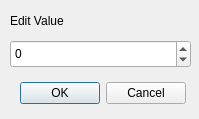
<?xml version="1.0" encoding="UTF-8"?>
<ui version="4.0">
 <class>Dialog</class>
 <widget class="QDialog" name="Dialog">
  <property name="geometry">
   <rect>
    <x>0</x>
    <y>0</y>
    <width>199</width>
    <height>119</height>
   </rect>
  </property>
  <property name="minimumSize">
   <size>
    <width>199</width>
    <height>119</height>
   </size>
  </property>
  <property name="maximumSize">
   <size>
    <width>199</width>
    <height>119</height>
   </size>
  </property>
  <property name="windowTitle">
   <string>Edit Property</string>
  </property>
  <widget class="QLabel" name="editPropertyLabel">
   <property name="geometry">
    <rect>
     <x>10</x>
     <y>10</y>
     <width>121</width>
     <height>21</height>
    </rect>
   </property>
   <property name="text">
    <string>Edit Value</string>
   </property>
  </widget>
  <widget class="QDialogButtonBox" name="buttonBox">
   <property name="geometry">
    <rect>
     <x>20</x>
     <y>80</y>
     <width>166</width>
     <height>27</height>
    </rect>
   </property>
   <property name="standardButtons">
    <set>QDialogButtonBox::Cancel|QDialogButtonBox::Ok</set>
   </property>
  </widget>
  <widget class="QSpinBox" name="editBox">
   <property name="geometry">
    <rect>
     <x>10</x>
     <y>40</y>
     <width>181</width>
     <height>28</height>
    </rect>
   </property>
   <property name="minimum">
    <number>-2147483647</number>
   </property>
   <property name="maximum">
    <number>2147483647</number>
   </property>
  </widget>
 </widget>
 <resources/>
 <connections/>
</ui>
